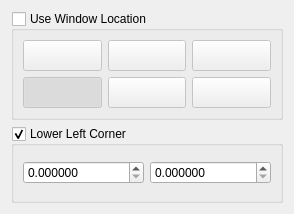
<?xml version="1.0" encoding="UTF-8"?>
<ui version="4.0">
 <class>TextLocationWidget</class>
 <widget class="QWidget" name="TextLocationWidget">
  <property name="geometry">
   <rect>
    <x>0</x>
    <y>0</y>
    <width>294</width>
    <height>214</height>
   </rect>
  </property>
  <property name="windowTitle">
   <string>Form</string>
  </property>
  <layout class="QGridLayout" name="gridLayout">
   <item row="0" column="0">
    <widget class="QGroupBox" name="groupBoxLocation">
     <property name="sizePolicy">
      <sizepolicy hsizetype="Preferred" vsizetype="Preferred">
       <horstretch>0</horstretch>
       <verstretch>0</verstretch>
      </sizepolicy>
     </property>
     <property name="title">
      <string>Use Window Location</string>
     </property>
     <property name="checkable">
      <bool>true</bool>
     </property>
     <property name="checked">
      <bool>false</bool>
     </property>
     <layout class="QGridLayout">
      <property name="margin">
       <number>9</number>
      </property>
      <property name="spacing">
       <number>6</number>
      </property>
      <item row="0" column="1">
       <widget class="QToolButton" name="toolButtonUC">
        <property name="sizePolicy">
         <sizepolicy hsizetype="Minimum" vsizetype="Fixed">
          <horstretch>0</horstretch>
          <verstretch>0</verstretch>
         </sizepolicy>
        </property>
        <property name="toolTip">
         <string>Top Center</string>
        </property>
        <property name="text">
         <string/>
        </property>
        <property name="icon">
         <iconset resource="../../../Components/Resources/pqComponents.qrc">
          <normaloff>:/pqWidgets/Icons/pqTopCenter32.png</normaloff>:/pqWidgets/Icons/pqTopCenter32.png</iconset>
        </property>
        <property name="iconSize">
         <size>
          <width>24</width>
          <height>24</height>
         </size>
        </property>
        <property name="checkable">
         <bool>true</bool>
        </property>
        <property name="autoExclusive">
         <bool>true</bool>
        </property>
        <attribute name="buttonGroup">
         <string notr="true">buttonGroupLocation</string>
        </attribute>
       </widget>
      </item>
      <item row="0" column="2">
       <widget class="QToolButton" name="toolButtonUR">
        <property name="sizePolicy">
         <sizepolicy hsizetype="Minimum" vsizetype="Fixed">
          <horstretch>0</horstretch>
          <verstretch>0</verstretch>
         </sizepolicy>
        </property>
        <property name="toolTip">
         <string>Top Right Corner</string>
        </property>
        <property name="text">
         <string/>
        </property>
        <property name="icon">
         <iconset resource="../../../Components/Resources/pqComponents.qrc">
          <normaloff>:/pqWidgets/Icons/pqTopRightCorner32.png</normaloff>:/pqWidgets/Icons/pqTopRightCorner32.png</iconset>
        </property>
        <property name="iconSize">
         <size>
          <width>24</width>
          <height>24</height>
         </size>
        </property>
        <property name="checkable">
         <bool>true</bool>
        </property>
        <property name="autoExclusive">
         <bool>true</bool>
        </property>
        <attribute name="buttonGroup">
         <string notr="true">buttonGroupLocation</string>
        </attribute>
       </widget>
      </item>
      <item row="0" column="0">
       <widget class="QToolButton" name="toolButtonUL">
        <property name="sizePolicy">
         <sizepolicy hsizetype="Minimum" vsizetype="Fixed">
          <horstretch>0</horstretch>
          <verstretch>0</verstretch>
         </sizepolicy>
        </property>
        <property name="toolTip">
         <string>Top Left Corner</string>
        </property>
        <property name="text">
         <string/>
        </property>
        <property name="icon">
         <iconset resource="../../../Components/Resources/pqComponents.qrc">
          <normaloff>:/pqWidgets/Icons/pqTopLeftCorner32.png</normaloff>:/pqWidgets/Icons/pqTopLeftCorner32.png</iconset>
        </property>
        <property name="iconSize">
         <size>
          <width>24</width>
          <height>24</height>
         </size>
        </property>
        <property name="checkable">
         <bool>true</bool>
        </property>
        <property name="autoExclusive">
         <bool>true</bool>
        </property>
        <attribute name="buttonGroup">
         <string notr="true">buttonGroupLocation</string>
        </attribute>
       </widget>
      </item>
      <item row="1" column="2">
       <widget class="QToolButton" name="toolButtonLR">
        <property name="sizePolicy">
         <sizepolicy hsizetype="Minimum" vsizetype="Fixed">
          <horstretch>0</horstretch>
          <verstretch>0</verstretch>
         </sizepolicy>
        </property>
        <property name="toolTip">
         <string>Bottom Right Corner</string>
        </property>
        <property name="text">
         <string/>
        </property>
        <property name="icon">
         <iconset resource="../../../Components/Resources/pqComponents.qrc">
          <normaloff>:/pqWidgets/Icons/pqBottomRightCorner32.png</normaloff>:/pqWidgets/Icons/pqBottomRightCorner32.png</iconset>
        </property>
        <property name="iconSize">
         <size>
          <width>24</width>
          <height>24</height>
         </size>
        </property>
        <property name="checkable">
         <bool>true</bool>
        </property>
        <property name="autoExclusive">
         <bool>true</bool>
        </property>
        <attribute name="buttonGroup">
         <string notr="true">buttonGroupLocation</string>
        </attribute>
       </widget>
      </item>
      <item row="1" column="0">
       <widget class="QToolButton" name="toolButtonLL">
        <property name="sizePolicy">
         <sizepolicy hsizetype="Minimum" vsizetype="Fixed">
          <horstretch>0</horstretch>
          <verstretch>0</verstretch>
         </sizepolicy>
        </property>
        <property name="toolTip">
         <string>Bottom Left Corner</string>
        </property>
        <property name="text">
         <string/>
        </property>
        <property name="icon">
         <iconset resource="../../../Components/Resources/pqComponents.qrc">
          <normaloff>:/pqWidgets/Icons/pqBottomLeftCorner32.png</normaloff>:/pqWidgets/Icons/pqBottomLeftCorner32.png</iconset>
        </property>
        <property name="iconSize">
         <size>
          <width>24</width>
          <height>24</height>
         </size>
        </property>
        <property name="checkable">
         <bool>true</bool>
        </property>
        <property name="checked">
         <bool>true</bool>
        </property>
        <property name="autoExclusive">
         <bool>true</bool>
        </property>
        <attribute name="buttonGroup">
         <string notr="true">buttonGroupLocation</string>
        </attribute>
       </widget>
      </item>
      <item row="1" column="1">
       <widget class="QToolButton" name="toolButtonLC">
        <property name="sizePolicy">
         <sizepolicy hsizetype="Minimum" vsizetype="Fixed">
          <horstretch>0</horstretch>
          <verstretch>0</verstretch>
         </sizepolicy>
        </property>
        <property name="toolTip">
         <string>Bottom Center</string>
        </property>
        <property name="text">
         <string/>
        </property>
        <property name="icon">
         <iconset resource="../../../Components/Resources/pqComponents.qrc">
          <normaloff>:/pqWidgets/Icons/pqBottomCenter32.png</normaloff>:/pqWidgets/Icons/pqBottomCenter32.png</iconset>
        </property>
        <property name="iconSize">
         <size>
          <width>24</width>
          <height>24</height>
         </size>
        </property>
        <property name="checkable">
         <bool>true</bool>
        </property>
        <property name="checked">
         <bool>false</bool>
        </property>
        <property name="autoExclusive">
         <bool>true</bool>
        </property>
        <attribute name="buttonGroup">
         <string notr="true">buttonGroupLocation</string>
        </attribute>
       </widget>
      </item>
     </layout>
    </widget>
   </item>
   <item row="1" column="0">
    <widget class="QGroupBox" name="groupBoxPosition">
     <property name="title">
      <string>Lower Left Corner</string>
     </property>
     <property name="checkable">
      <bool>true</bool>
     </property>
     <layout class="QGridLayout" name="gridLayout_2">
      <item row="0" column="1">
       <widget class="QDoubleSpinBox" name="doubleSpinBox_Pos1Y">
        <property name="decimals">
         <number>6</number>
        </property>
        <property name="singleStep">
         <double>0.010000000000000</double>
        </property>
       </widget>
      </item>
      <item row="0" column="0">
       <widget class="QDoubleSpinBox" name="doubleSpinBox_Pos1X">
        <property name="decimals">
         <number>6</number>
        </property>
        <property name="singleStep">
         <double>0.010000000000000</double>
        </property>
       </widget>
      </item>
     </layout>
    </widget>
   </item>
  </layout>
 </widget>
 <resources>
  <include location="../../../Components/Resources/pqComponents.qrc"/>
 </resources>
 <connections/>
 <buttongroups>
  <buttongroup name="buttonGroupLocation"/>
 </buttongroups>
</ui>
